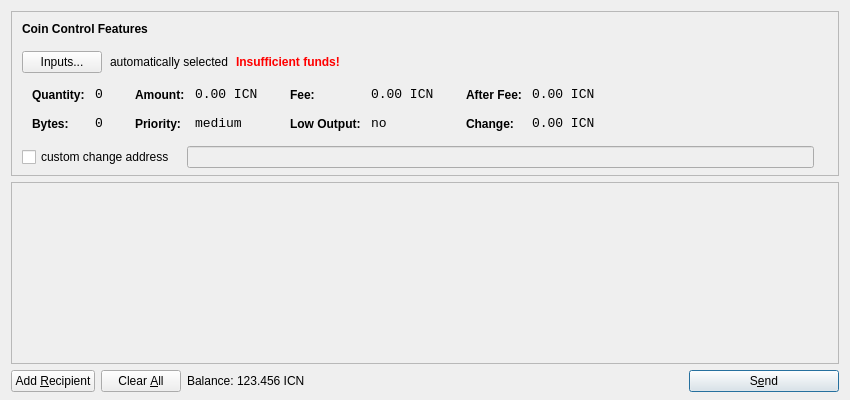
<?xml version="1.0" encoding="UTF-8"?>
<ui version="4.0">
 <class>SendCoinsDialog</class>
 <widget class="QDialog" name="SendCoinsDialog">
  <property name="geometry">
   <rect>
    <x>0</x>
    <y>0</y>
    <width>850</width>
    <height>400</height>
   </rect>
  </property>
  <property name="windowTitle">
   <string>Send Coins</string>
  </property>
  <layout class="QVBoxLayout" name="verticalLayout" stretch="0,1,0">
   <property name="bottomMargin">
    <number>8</number>
   </property>
   <item>
    <widget class="QFrame" name="frameCoinControl">
     <property name="sizePolicy">
      <sizepolicy hsizetype="Expanding" vsizetype="Expanding">
       <horstretch>0</horstretch>
       <verstretch>0</verstretch>
      </sizepolicy>
     </property>
     <property name="maximumSize">
      <size>
       <width>16777215</width>
       <height>16777215</height>
      </size>
     </property>
     <property name="frameShape">
      <enum>QFrame::StyledPanel</enum>
     </property>
     <property name="frameShadow">
      <enum>QFrame::Sunken</enum>
     </property>
     <layout class="QVBoxLayout" name="verticalLayoutCoinControl2">
      <property name="spacing">
       <number>-1</number>
      </property>
      <property name="leftMargin">
       <number>0</number>
      </property>
      <property name="topMargin">
       <number>0</number>
      </property>
      <property name="rightMargin">
       <number>0</number>
      </property>
      <property name="bottomMargin">
       <number>6</number>
      </property>
      <item>
       <layout class="QVBoxLayout" name="verticalLayoutCoinControl" stretch="0,0,0,0,1">
        <property name="spacing">
         <number>0</number>
        </property>
        <property name="leftMargin">
         <number>10</number>
        </property>
        <property name="topMargin">
         <number>10</number>
        </property>
        <item>
         <layout class="QHBoxLayout" name="horizontalLayoutCoinControl1">
          <property name="bottomMargin">
           <number>15</number>
          </property>
          <item>
           <widget class="QLabel" name="labelCoinControlFeatures">
            <property name="sizePolicy">
             <sizepolicy hsizetype="Preferred" vsizetype="Maximum">
              <horstretch>0</horstretch>
              <verstretch>0</verstretch>
             </sizepolicy>
            </property>
            <property name="font">
             <font>
              <weight>75</weight>
              <bold>true</bold>
             </font>
            </property>
            <property name="styleSheet">
             <string notr="true">font-weight:bold;</string>
            </property>
            <property name="text">
             <string>Coin Control Features</string>
            </property>
           </widget>
          </item>
         </layout>
        </item>
        <item>
         <layout class="QHBoxLayout" name="horizontalLayoutCoinControl2" stretch="0,0,0,0">
          <property name="spacing">
           <number>8</number>
          </property>
          <property name="bottomMargin">
           <number>10</number>
          </property>
          <item>
           <widget class="QPushButton" name="pushButtonCoinControl">
            <property name="styleSheet">
             <string notr="true"/>
            </property>
            <property name="text">
             <string>Inputs...</string>
            </property>
           </widget>
          </item>
          <item>
           <widget class="QLabel" name="labelCoinControlAutomaticallySelected">
            <property name="text">
             <string>automatically selected</string>
            </property>
            <property name="margin">
             <number>5</number>
            </property>
           </widget>
          </item>
          <item>
           <widget class="QLabel" name="labelCoinControlInsuffFunds">
            <property name="font">
             <font>
              <weight>75</weight>
              <bold>true</bold>
             </font>
            </property>
            <property name="styleSheet">
             <string notr="true">color:red;font-weight:bold;</string>
            </property>
            <property name="text">
             <string>Insufficient funds!</string>
            </property>
            <property name="margin">
             <number>5</number>
            </property>
           </widget>
          </item>
          <item>
           <spacer name="horizontalSpacerCoinControl">
            <property name="orientation">
             <enum>Qt::Horizontal</enum>
            </property>
            <property name="sizeHint" stdset="0">
             <size>
              <width>40</width>
              <height>1</height>
             </size>
            </property>
           </spacer>
          </item>
         </layout>
        </item>
        <item>
         <widget class="QWidget" name="widgetCoinControl" native="true">
          <property name="sizePolicy">
           <sizepolicy hsizetype="Preferred" vsizetype="Preferred">
            <horstretch>0</horstretch>
            <verstretch>0</verstretch>
           </sizepolicy>
          </property>
          <property name="minimumSize">
           <size>
            <width>0</width>
            <height>0</height>
           </size>
          </property>
          <property name="styleSheet">
           <string notr="true"/>
          </property>
          <layout class="QHBoxLayout" name="horizontalLayoutCoinControl5">
           <property name="margin">
            <number>0</number>
           </property>
           <item>
            <layout class="QHBoxLayout" name="horizontalLayoutCoinControl3" stretch="0,0,0,1">
             <property name="spacing">
              <number>20</number>
             </property>
             <property name="topMargin">
              <number>0</number>
             </property>
             <property name="bottomMargin">
              <number>10</number>
             </property>
             <item>
              <layout class="QFormLayout" name="formLayoutCoinControl1">
               <property name="horizontalSpacing">
                <number>10</number>
               </property>
               <property name="verticalSpacing">
                <number>14</number>
               </property>
               <property name="leftMargin">
                <number>10</number>
               </property>
               <property name="topMargin">
                <number>4</number>
               </property>
               <property name="rightMargin">
                <number>6</number>
               </property>
               <item row="0" column="0">
                <widget class="QLabel" name="labelCoinControlQuantityText">
                 <property name="styleSheet">
                  <string notr="true">font-weight:bold;</string>
                 </property>
                 <property name="text">
                  <string>Quantity:</string>
                 </property>
                 <property name="margin">
                  <number>0</number>
                 </property>
                </widget>
               </item>
               <item row="0" column="1">
                <widget class="QLabel" name="labelCoinControlQuantity">
                 <property name="font">
                  <font>
                   <family>Monospace</family>
                   <pointsize>10</pointsize>
                  </font>
                 </property>
                 <property name="cursor">
                  <cursorShape>IBeamCursor</cursorShape>
                 </property>
                 <property name="contextMenuPolicy">
                  <enum>Qt::ActionsContextMenu</enum>
                 </property>
                 <property name="text">
                  <string notr="true">0</string>
                 </property>
                 <property name="margin">
                  <number>0</number>
                 </property>
                 <property name="textInteractionFlags">
                  <set>Qt::LinksAccessibleByMouse|Qt::TextSelectableByKeyboard|Qt::TextSelectableByMouse</set>
                 </property>
                </widget>
               </item>
               <item row="1" column="0">
                <widget class="QLabel" name="labelCoinControlBytesText">
                 <property name="styleSheet">
                  <string notr="true">font-weight:bold;</string>
                 </property>
                 <property name="text">
                  <string>Bytes:</string>
                 </property>
                </widget>
               </item>
               <item row="1" column="1">
                <widget class="QLabel" name="labelCoinControlBytes">
                 <property name="font">
                  <font>
                   <family>Monospace</family>
                   <pointsize>10</pointsize>
                  </font>
                 </property>
                 <property name="cursor">
                  <cursorShape>IBeamCursor</cursorShape>
                 </property>
                 <property name="contextMenuPolicy">
                  <enum>Qt::ActionsContextMenu</enum>
                 </property>
                 <property name="text">
                  <string notr="true">0</string>
                 </property>
                 <property name="textInteractionFlags">
                  <set>Qt::LinksAccessibleByMouse|Qt::TextSelectableByKeyboard|Qt::TextSelectableByMouse</set>
                 </property>
                </widget>
               </item>
              </layout>
             </item>
             <item>
              <layout class="QFormLayout" name="formLayoutCoinControl2">
               <property name="horizontalSpacing">
                <number>10</number>
               </property>
               <property name="verticalSpacing">
                <number>14</number>
               </property>
               <property name="leftMargin">
                <number>6</number>
               </property>
               <property name="topMargin">
                <number>4</number>
               </property>
               <property name="rightMargin">
                <number>6</number>
               </property>
               <item row="0" column="0">
                <widget class="QLabel" name="labelCoinControlAmountText">
                 <property name="styleSheet">
                  <string notr="true">font-weight:bold;</string>
                 </property>
                 <property name="text">
                  <string>Amount:</string>
                 </property>
                 <property name="margin">
                  <number>0</number>
                 </property>
                </widget>
               </item>
               <item row="0" column="1">
                <widget class="QLabel" name="labelCoinControlAmount">
                 <property name="font">
                  <font>
                   <family>Monospace</family>
                   <pointsize>10</pointsize>
                  </font>
                 </property>
                 <property name="cursor">
                  <cursorShape>IBeamCursor</cursorShape>
                 </property>
                 <property name="contextMenuPolicy">
                  <enum>Qt::ActionsContextMenu</enum>
                 </property>
                 <property name="text">
                  <string notr="true">0.00 ICN</string>
                 </property>
                 <property name="textInteractionFlags">
                  <set>Qt::LinksAccessibleByMouse|Qt::TextSelectableByKeyboard|Qt::TextSelectableByMouse</set>
                 </property>
                </widget>
               </item>
               <item row="1" column="0">
                <widget class="QLabel" name="labelCoinControlPriorityText">
                 <property name="styleSheet">
                  <string notr="true">font-weight:bold;</string>
                 </property>
                 <property name="text">
                  <string>Priority:</string>
                 </property>
                </widget>
               </item>
               <item row="1" column="1">
                <widget class="QLabel" name="labelCoinControlPriority">
                 <property name="font">
                  <font>
                   <family>Monospace</family>
                   <pointsize>10</pointsize>
                  </font>
                 </property>
                 <property name="cursor">
                  <cursorShape>IBeamCursor</cursorShape>
                 </property>
                 <property name="contextMenuPolicy">
                  <enum>Qt::ActionsContextMenu</enum>
                 </property>
                 <property name="text">
                  <string>medium</string>
                 </property>
                 <property name="textInteractionFlags">
                  <set>Qt::LinksAccessibleByMouse|Qt::TextSelectableByKeyboard|Qt::TextSelectableByMouse</set>
                 </property>
                </widget>
               </item>
              </layout>
             </item>
             <item>
              <layout class="QFormLayout" name="formLayoutCoinControl3">
               <property name="horizontalSpacing">
                <number>10</number>
               </property>
               <property name="verticalSpacing">
                <number>14</number>
               </property>
               <property name="leftMargin">
                <number>6</number>
               </property>
               <property name="topMargin">
                <number>4</number>
               </property>
               <property name="rightMargin">
                <number>6</number>
               </property>
               <item row="0" column="0">
                <widget class="QLabel" name="labelCoinControlFeeText">
                 <property name="styleSheet">
                  <string notr="true">font-weight:bold;</string>
                 </property>
                 <property name="text">
                  <string>Fee:</string>
                 </property>
                 <property name="margin">
                  <number>0</number>
                 </property>
                </widget>
               </item>
               <item row="0" column="1">
                <widget class="QLabel" name="labelCoinControlFee">
                 <property name="font">
                  <font>
                   <family>Monospace</family>
                   <pointsize>10</pointsize>
                  </font>
                 </property>
                 <property name="cursor">
                  <cursorShape>IBeamCursor</cursorShape>
                 </property>
                 <property name="contextMenuPolicy">
                  <enum>Qt::ActionsContextMenu</enum>
                 </property>
                 <property name="text">
                  <string notr="true">0.00 ICN</string>
                 </property>
                 <property name="textInteractionFlags">
                  <set>Qt::LinksAccessibleByMouse|Qt::TextSelectableByKeyboard|Qt::TextSelectableByMouse</set>
                 </property>
                </widget>
               </item>
               <item row="1" column="0">
                <widget class="QLabel" name="labelCoinControlLowOutputText">
                 <property name="styleSheet">
                  <string notr="true">font-weight:bold;</string>
                 </property>
                 <property name="text">
                  <string>Low Output:</string>
                 </property>
                </widget>
               </item>
               <item row="1" column="1">
                <widget class="QLabel" name="labelCoinControlLowOutput">
                 <property name="font">
                  <font>
                   <family>Monospace</family>
                   <pointsize>10</pointsize>
                  </font>
                 </property>
                 <property name="cursor">
                  <cursorShape>IBeamCursor</cursorShape>
                 </property>
                 <property name="contextMenuPolicy">
                  <enum>Qt::ActionsContextMenu</enum>
                 </property>
                 <property name="text">
                  <string>no</string>
                 </property>
                 <property name="textInteractionFlags">
                  <set>Qt::LinksAccessibleByMouse|Qt::TextSelectableByKeyboard|Qt::TextSelectableByMouse</set>
                 </property>
                </widget>
               </item>
              </layout>
             </item>
             <item>
              <layout class="QFormLayout" name="formLayoutCoinControl4">
               <property name="horizontalSpacing">
                <number>10</number>
               </property>
               <property name="verticalSpacing">
                <number>14</number>
               </property>
               <property name="leftMargin">
                <number>6</number>
               </property>
               <property name="topMargin">
                <number>4</number>
               </property>
               <property name="rightMargin">
                <number>6</number>
               </property>
               <item row="0" column="0">
                <widget class="QLabel" name="labelCoinControlAfterFeeText">
                 <property name="styleSheet">
                  <string notr="true">font-weight:bold;</string>
                 </property>
                 <property name="text">
                  <string>After Fee:</string>
                 </property>
                 <property name="margin">
                  <number>0</number>
                 </property>
                </widget>
               </item>
               <item row="0" column="1">
                <widget class="QLabel" name="labelCoinControlAfterFee">
                 <property name="font">
                  <font>
                   <family>Monospace</family>
                   <pointsize>10</pointsize>
                  </font>
                 </property>
                 <property name="cursor">
                  <cursorShape>IBeamCursor</cursorShape>
                 </property>
                 <property name="contextMenuPolicy">
                  <enum>Qt::ActionsContextMenu</enum>
                 </property>
                 <property name="text">
                  <string notr="true">0.00 ICN</string>
                 </property>
                 <property name="textInteractionFlags">
                  <set>Qt::LinksAccessibleByMouse|Qt::TextSelectableByKeyboard|Qt::TextSelectableByMouse</set>
                 </property>
                </widget>
               </item>
               <item row="1" column="0">
                <widget class="QLabel" name="labelCoinControlChangeText">
                 <property name="styleSheet">
                  <string notr="true">font-weight:bold;</string>
                 </property>
                 <property name="text">
                  <string>Change:</string>
                 </property>
                </widget>
               </item>
               <item row="1" column="1">
                <widget class="QLabel" name="labelCoinControlChange">
                 <property name="font">
                  <font>
                   <family>Monospace</family>
                   <pointsize>10</pointsize>
                  </font>
                 </property>
                 <property name="cursor">
                  <cursorShape>IBeamCursor</cursorShape>
                 </property>
                 <property name="contextMenuPolicy">
                  <enum>Qt::ActionsContextMenu</enum>
                 </property>
                 <property name="text">
                  <string notr="true">0.00 ICN</string>
                 </property>
                 <property name="textInteractionFlags">
                  <set>Qt::LinksAccessibleByMouse|Qt::TextSelectableByKeyboard|Qt::TextSelectableByMouse</set>
                 </property>
                </widget>
               </item>
              </layout>
             </item>
            </layout>
           </item>
          </layout>
         </widget>
        </item>
        <item>
         <layout class="QHBoxLayout" name="horizontalLayoutCoinControl4" stretch="0,0,0">
          <property name="spacing">
           <number>12</number>
          </property>
          <property name="sizeConstraint">
           <enum>QLayout::SetDefaultConstraint</enum>
          </property>
          <property name="topMargin">
           <number>5</number>
          </property>
          <property name="rightMargin">
           <number>5</number>
          </property>
          <item>
           <widget class="QCheckBox" name="checkBoxCoinControlChange">
            <property name="text">
             <string>custom change address</string>
            </property>
           </widget>
          </item>
          <item>
           <widget class="QLineEdit" name="lineEditCoinControlChange">
            <property name="enabled">
             <bool>false</bool>
            </property>
            <property name="sizePolicy">
             <sizepolicy hsizetype="Expanding" vsizetype="Fixed">
              <horstretch>0</horstretch>
              <verstretch>0</verstretch>
             </sizepolicy>
            </property>
           </widget>
          </item>
          <item>
           <widget class="QLabel" name="labelCoinControlChangeLabel">
            <property name="sizePolicy">
             <sizepolicy hsizetype="Preferred" vsizetype="Expanding">
              <horstretch>0</horstretch>
              <verstretch>0</verstretch>
             </sizepolicy>
            </property>
            <property name="minimumSize">
             <size>
              <width>0</width>
              <height>0</height>
             </size>
            </property>
            <property name="text">
             <string/>
            </property>
            <property name="margin">
             <number>3</number>
            </property>
           </widget>
          </item>
         </layout>
        </item>
        <item>
         <spacer name="verticalSpacerCoinControl">
          <property name="orientation">
           <enum>Qt::Vertical</enum>
          </property>
          <property name="sizeHint" stdset="0">
           <size>
            <width>800</width>
            <height>1</height>
           </size>
          </property>
         </spacer>
        </item>
       </layout>
      </item>
     </layout>
    </widget>
   </item>
   <item>
    <widget class="QScrollArea" name="scrollArea">
     <property name="widgetResizable">
      <bool>true</bool>
     </property>
     <widget class="QWidget" name="scrollAreaWidgetContents">
      <property name="geometry">
       <rect>
        <x>0</x>
        <y>0</y>
        <width>830</width>
        <height>165</height>
       </rect>
      </property>
      <layout class="QVBoxLayout" name="verticalLayout_2">
       <property name="margin">
        <number>0</number>
       </property>
       <item>
        <layout class="QVBoxLayout" name="entries">
         <property name="spacing">
          <number>6</number>
         </property>
        </layout>
       </item>
       <item>
        <spacer name="verticalSpacer">
         <property name="orientation">
          <enum>Qt::Vertical</enum>
         </property>
         <property name="sizeHint" stdset="0">
          <size>
           <width>20</width>
           <height>40</height>
          </size>
         </property>
        </spacer>
       </item>
      </layout>
     </widget>
    </widget>
   </item>
   <item>
    <layout class="QHBoxLayout" name="horizontalLayout">
     <item>
      <widget class="QPushButton" name="addButton">
       <property name="toolTip">
        <string>Send to multiple recipients at once</string>
       </property>
       <property name="text">
        <string>Add &amp;Recipient</string>
       </property>
       <property name="icon">
        <iconset resource="../icoin.qrc">
         <normaloff>:/icons/add</normaloff>:/icons/add</iconset>
       </property>
       <property name="autoDefault">
        <bool>false</bool>
       </property>
      </widget>
     </item>
     <item>
      <widget class="QPushButton" name="clearButton">
       <property name="sizePolicy">
        <sizepolicy hsizetype="Minimum" vsizetype="Fixed">
         <horstretch>0</horstretch>
         <verstretch>0</verstretch>
        </sizepolicy>
       </property>
       <property name="toolTip">
        <string>Remove all transaction fields</string>
       </property>
       <property name="text">
        <string>Clear &amp;All</string>
       </property>
       <property name="icon">
        <iconset resource="../icoin.qrc">
         <normaloff>:/icons/remove</normaloff>:/icons/remove</iconset>
       </property>
       <property name="autoRepeatDelay">
        <number>300</number>
       </property>
       <property name="autoDefault">
        <bool>false</bool>
       </property>
      </widget>
     </item>
     <item>
      <layout class="QHBoxLayout" name="horizontalLayout_2">
       <property name="spacing">
        <number>3</number>
       </property>
       <item>
        <widget class="QLabel" name="label">
         <property name="text">
          <string>Balance:</string>
         </property>
        </widget>
       </item>
       <item>
        <widget class="QLabel" name="labelBalance">
         <property name="cursor">
          <cursorShape>IBeamCursor</cursorShape>
         </property>
         <property name="text">
          <string>123.456 ICN</string>
         </property>
         <property name="textInteractionFlags">
          <set>Qt::LinksAccessibleByMouse|Qt::TextSelectableByKeyboard|Qt::TextSelectableByMouse</set>
         </property>
        </widget>
       </item>
      </layout>
     </item>
     <item>
      <spacer name="horizontalSpacer">
       <property name="orientation">
        <enum>Qt::Horizontal</enum>
       </property>
       <property name="sizeHint" stdset="0">
        <size>
         <width>40</width>
         <height>20</height>
        </size>
       </property>
      </spacer>
     </item>
     <item>
      <widget class="QPushButton" name="sendButton">
       <property name="minimumSize">
        <size>
         <width>150</width>
         <height>0</height>
        </size>
       </property>
       <property name="toolTip">
        <string>Confirm the send action</string>
       </property>
       <property name="text">
        <string>S&amp;end</string>
       </property>
       <property name="icon">
        <iconset resource="../icoin.qrc">
         <normaloff>:/icons/send</normaloff>:/icons/send</iconset>
       </property>
       <property name="default">
        <bool>true</bool>
       </property>
      </widget>
     </item>
    </layout>
   </item>
  </layout>
 </widget>
 <resources>
  <include location="../icoin.qrc"/>
 </resources>
 <connections/>
</ui>
